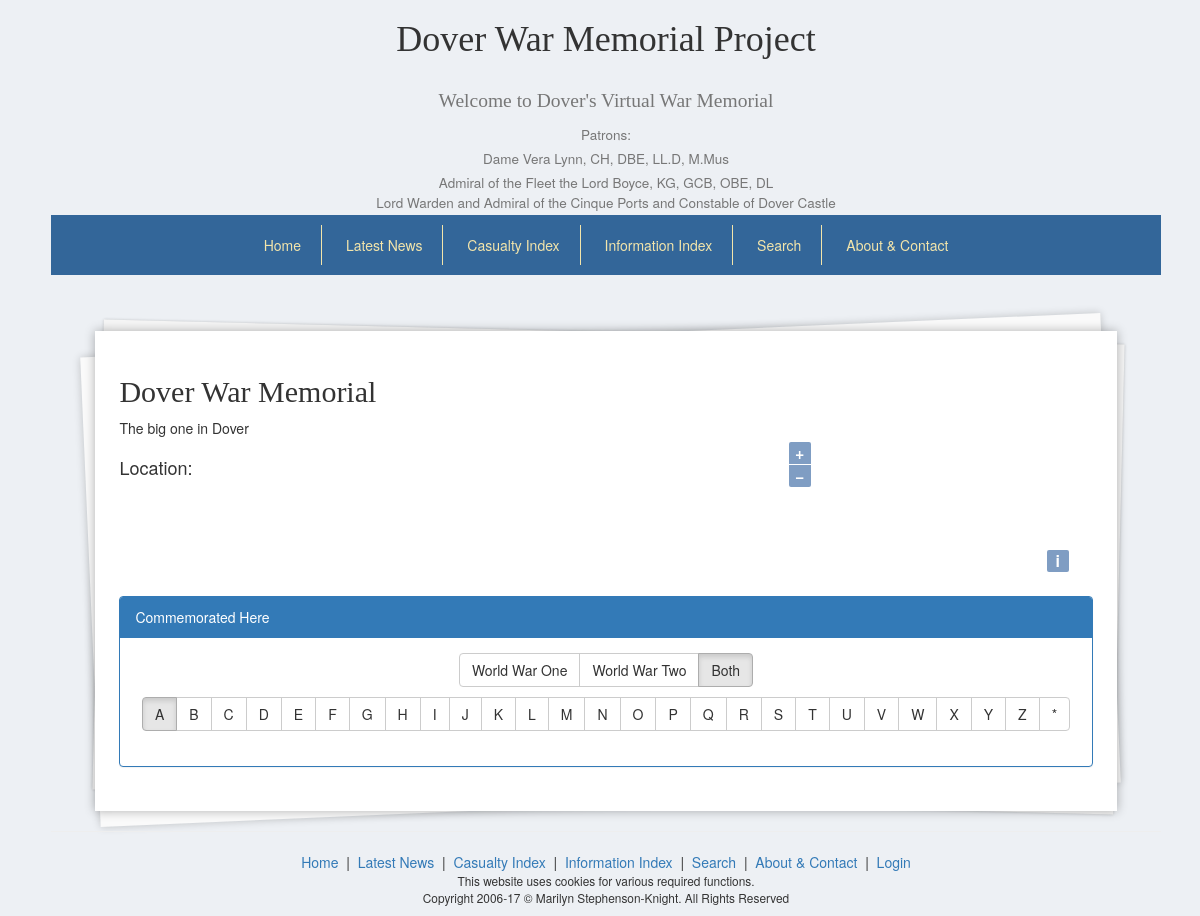
/memorial/view/1/Dover+War+Memorial, run on an earlier commit of the app's database.
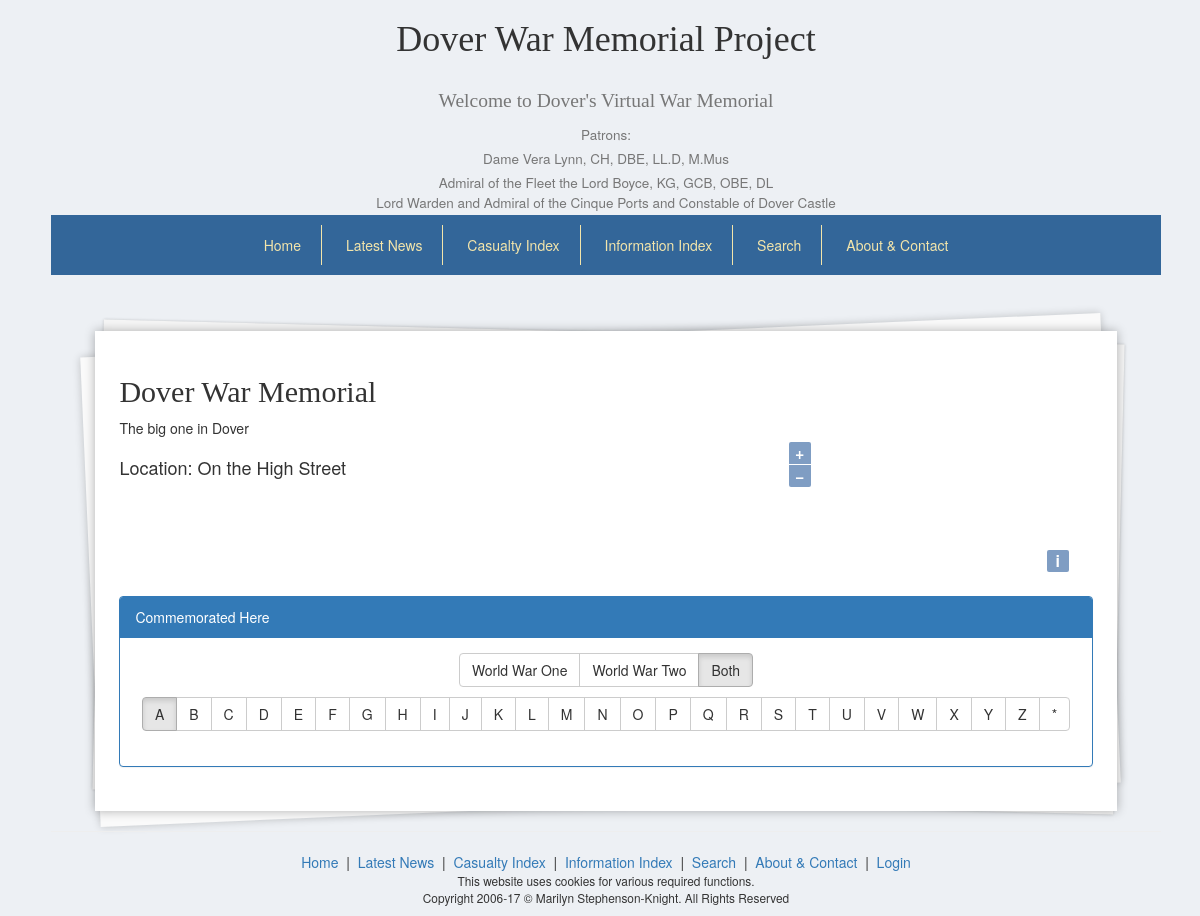
And on a later commit of the database.
### tables this page shows
CREATE TABLE `commemoration_location` (
  `id` int(11) NOT NULL,
  `name` text NOT NULL,
  `narrative` text NOT NULL,
  `location` text,
  `lat` double DEFAULT NULL,
  `lon` double DEFAULT NULL,
  `mainOrder` int(11) DEFAULT NULL
);

### application/controllers/Memorial.php (called while the page is built, shortened)
<?php
class Memorial extends CI_Controller {
	public function view($memId, $name = null) {
		$loggedIn = $this->user_model->isLoggedIn($this->session->token);
		$this->load->model('memorial_model');
		$memorial_data = $this->memorial_model->getMemorial($memId);
		$this->load->view('header', array("title" => $memorial_data[0]->name." - Dover War Memorial Project"));
		$data = array(
			'memorial_data'=>$memorial_data[0],
			'item_name'=>$memorial_data[0]->name,
			'item_id'=>$memId,
			'item_type'=>'memorial',
			"loggedIn" => $loggedIn
		);
		$this->load->view('memorial_view',$data);
		$this->load->view('footer');
	}
}

### index.php (called while the page is built, shortened)
<?php
require_once BASEPATH.'core/CodeIgniter.php';

### application/models/memorial_model.php (called while the page is built, shortened)
<?php
class Memorial_model extends CI_Model {
        public function getMemorial($id) {
                $sql = "SELECT * FROM commemoration_location WHERE id = ?";
                $query = $this->db->query($sql, array($id));
                return $query->result();
        }
}

### application/helpers/utility_helper.php (called while the page is built)
<?php
function asset_url(){
   return base_url().'assets/';
}

### application/views/memorial_view.php (the view, shortened to what this page needs)
<?php
include APPPATH . 'third_party/Parsedown.php';
include APPPATH . 'third_party/ParsedownExtra.php';
$Parsedown = new ParsedownExtra();
?>
<?php
	echo "<h2>".$item_name;
	echo "</h2>";
?>
	<div id="info">
		<div id="map" class="pull-right"></div>
		<div id="narrative">
		<?php
			echo $Parsedown->text(str_replace("%asset_url%", asset_url(), $memorial_data->narrative));
		?>
		</div>
		<h4>Location: <?php echo $memorial_data->location ?></h4>
	</div>
<div class="panel panel-primary">
	<div class="panel-heading">Commemorated Here</div>
	<div class="panel-body">
		<div class="text-center">
			<div id="warButtons" class="btn-group middle" data-toggle="buttons">
			  <label class="btn btn-default">
			    <input type="radio" name="item_<?php echo $item_id; ?>" value="1" autocomplete="off"> World War One
			  </label>
			  <label class="btn btn-default">
			    <input type="radio" name="item_<?php echo $item_id; ?>" value="2" autocomplete="off"> World War Two
			  </label>
			  <label class="btn btn-default active">
			    <input type="radio" name="item_<?php echo $item_id; ?>" value="0" autocomplete="off"> Both
			  </label>
			</div>
			<div id="letterButtons" class="btn-group middle" data-toggle="buttons">
				<?php
					foreach(range('A','Z') as $letter) {
						if($letter == 'A') {
							echo "<label class=\"btn btn-default active \">\n";
						} else {
							echo "<label class=\"btn btn-default\">\n";
						}
						echo "<input type=\"radio\" name=\"letters_item_".$item_id."\" value=\"".$letter."\" autocomplete=\"off\"> ".$letter." \n";
						echo "</label>\n";
						?>
						<?php
					}
				?>
				<label class="btn btn-default">
					<input type="radio" name="letters_item_2" value="any" autocomplete="off"> *
				</label>
			</div>
		</div>
		<br>
	</div>
</div>
</body>
</html>

What changed in the data, as far as the page shows it:
changed commemoration_location "Dover War Memorial": location (not shown) → "On the High Street"
